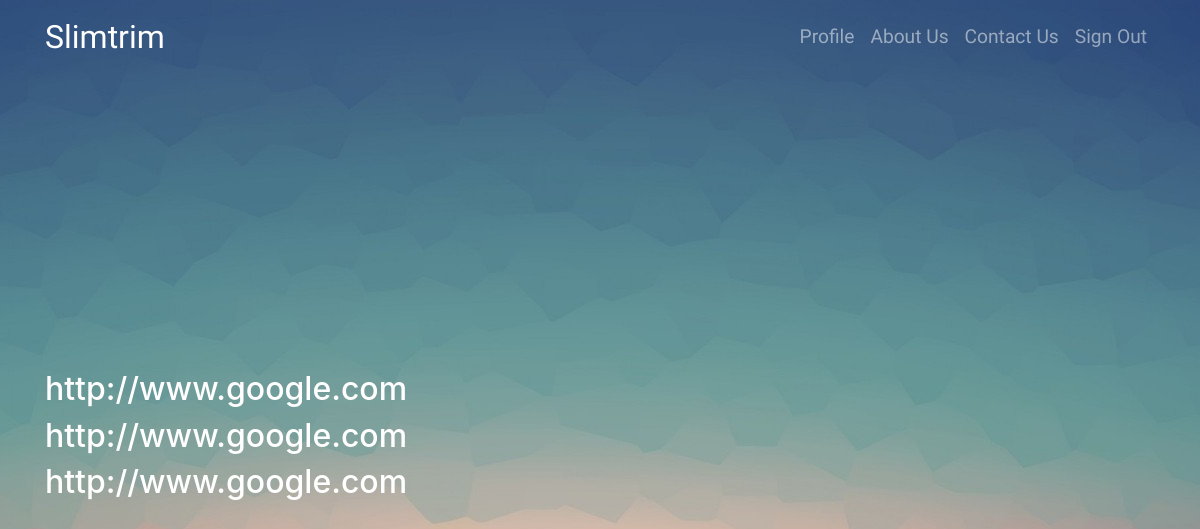
/profile/ (signed in), run on an earlier commit of the app's database.
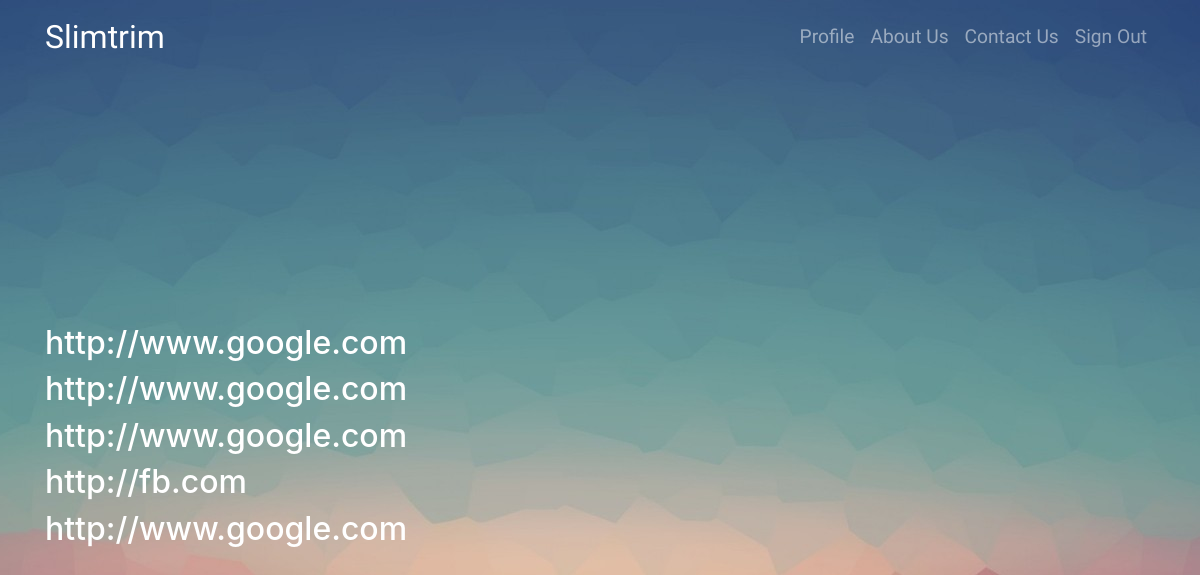
And on a later commit of the database.
### shortener/models.py (models this page shows, shortened)
class Shortener(models.Model):
	url = models.URLField(max_length=250)
	short_url = models.CharField(max_length=15, unique=True, blank=True)
	created_at = models.DateTimeField(auto_now_add=True)
	updated_at = models.DateTimeField(auto_now=True)
	count = models.IntegerField(default=0)
	end_user = models.ForeignKey(settings.AUTH_USER_MODEL, null=True, blank=True)
	active = models.BooleanField(default=True)
	objects = ShortenerManager()
	def __str__(self):
		return self.url

### shortener/views.py (the view)
# urls.py: url(r'^profile/$', views.ProfileView.as_view(), name='profile'),
class ProfileView(LoginRequiredMixin, ListView):
	login_url = '/login'
	context_object_name = 'urls'
	template_name = 'shortener/profile.html'
	def get_queryset(self):
		return Shortener.objects.filter(end_user=self.request.user)

### shortener/templates/shortener/profile.html
{% extends 'shortener/layout.html' %}
{% block content %}
	{% for url in urls %}
		<h2 class="h2">{{ url }}</h2>
	{% endfor %}
{% endblock %}

What changed in the data, as far as the page shows it:
added Shortener: url "http://fb.com"
added Shortener: url "http://www.google.com"
